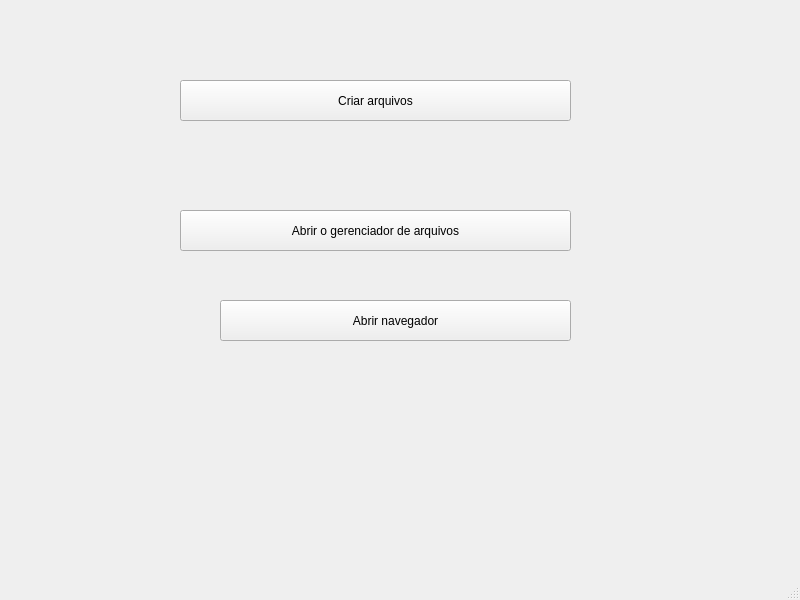
<?xml version="1.0" encoding="UTF-8"?>
<ui version="4.0">
 <class>MainWindow</class>
 <widget class="QMainWindow" name="MainWindow">
  <property name="geometry">
   <rect>
    <x>0</x>
    <y>0</y>
    <width>800</width>
    <height>600</height>
   </rect>
  </property>
  <property name="windowTitle">
   <string>MainWindow</string>
  </property>
  <widget class="QWidget" name="centralwidget">
   <widget class="QPushButton" name="pushButton">
    <property name="geometry">
     <rect>
      <x>180</x>
      <y>80</y>
      <width>391</width>
      <height>41</height>
     </rect>
    </property>
    <property name="text">
     <string>Criar arquivos</string>
    </property>
   </widget>
   <widget class="QPushButton" name="pushButton_2">
    <property name="geometry">
     <rect>
      <x>180</x>
      <y>210</y>
      <width>391</width>
      <height>41</height>
     </rect>
    </property>
    <property name="text">
     <string>Abrir o gerenciador de arquivos</string>
    </property>
   </widget>
   <widget class="QPushButton" name="pushButton_3">
    <property name="geometry">
     <rect>
      <x>220</x>
      <y>300</y>
      <width>351</width>
      <height>41</height>
     </rect>
    </property>
    <property name="text">
     <string>Abrir navegador</string>
    </property>
   </widget>
  </widget>
  <widget class="QMenuBar" name="menubar">
   <property name="geometry">
    <rect>
     <x>0</x>
     <y>0</y>
     <width>800</width>
     <height>22</height>
    </rect>
   </property>
  </widget>
  <widget class="QStatusBar" name="statusbar"/>
 </widget>
 <resources/>
 <connections/>
</ui>
